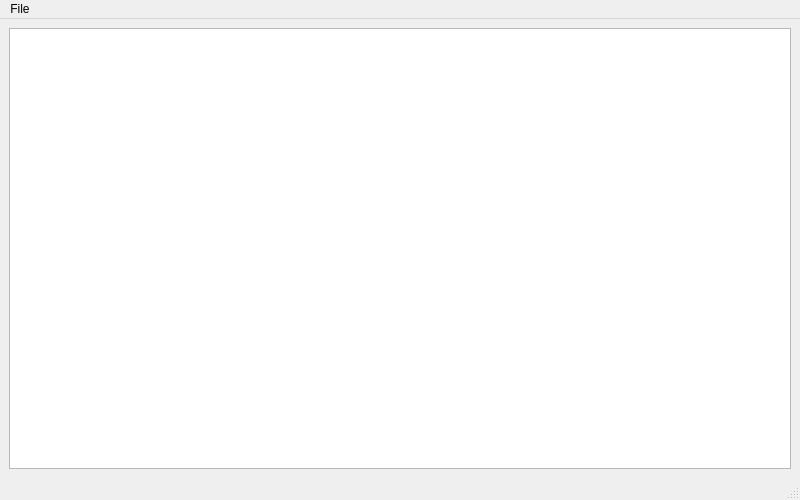
<?xml version="1.0" encoding="UTF-8"?>
<ui version="4.0">
 <class>LogWindow</class>
 <widget class="QMainWindow" name="LogWindow">
  <property name="enabled">
   <bool>true</bool>
  </property>
  <property name="geometry">
   <rect>
    <x>0</x>
    <y>0</y>
    <width>800</width>
    <height>500</height>
   </rect>
  </property>
  <property name="minimumSize">
   <size>
    <width>800</width>
    <height>500</height>
   </size>
  </property>
  <property name="windowTitle">
   <string>Logs</string>
  </property>
  <widget class="QWidget" name="centralwidget">
   <layout class="QVBoxLayout" name="verticalLayout">
    <item>
     <widget class="QPlainTextEdit" name="logPlainTextEdit">
      <property name="enabled">
       <bool>true</bool>
      </property>
      <property name="sizePolicy">
       <sizepolicy hsizetype="Expanding" vsizetype="Expanding">
        <horstretch>0</horstretch>
        <verstretch>0</verstretch>
       </sizepolicy>
      </property>
      <property name="acceptDrops">
       <bool>false</bool>
      </property>
      <property name="undoRedoEnabled">
       <bool>false</bool>
      </property>
      <property name="readOnly">
       <bool>true</bool>
      </property>
     </widget>
    </item>
   </layout>
  </widget>
  <widget class="QMenuBar" name="menuBar">
   <property name="geometry">
    <rect>
     <x>0</x>
     <y>0</y>
     <width>800</width>
     <height>30</height>
    </rect>
   </property>
   <widget class="QMenu" name="menuFile">
    <property name="title">
     <string>File</string>
    </property>
    <addaction name="actionSaveLog"/>
    <addaction name="actionClearLog"/>
    <addaction name="separator"/>
    <addaction name="actionClose"/>
   </widget>
   <addaction name="menuFile"/>
  </widget>
  <widget class="QStatusBar" name="statusBar"/>
  <action name="actionSaveLog">
   <property name="text">
    <string>Save log</string>
   </property>
   <property name="statusTip">
    <string>Save the log to a file</string>
   </property>
  </action>
  <action name="actionClose">
   <property name="text">
    <string>Close</string>
   </property>
   <property name="statusTip">
    <string>Close the window</string>
   </property>
  </action>
  <action name="actionClearLog">
   <property name="text">
    <string>Clear log</string>
   </property>
   <property name="statusTip">
    <string>Clear the log</string>
   </property>
  </action>
 </widget>
 <resources/>
 <connections/>
</ui>
